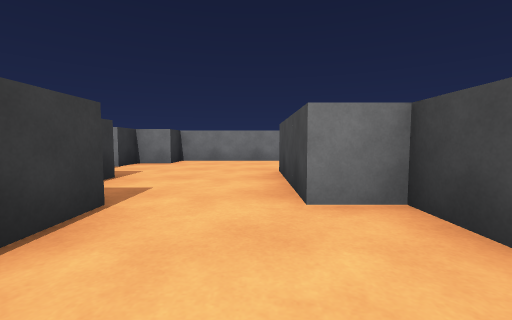
view 1 (above)

23 first-person views from a walk through a Unity game level. The camera is 0.62 m above the floor, tilts 4° down and sees 90° across. The floor is counted in squares, 1 m on a side. Each view is taken from the middle of a square. On the plan, view 1 faces up. The plan holds only what a view shows up to about 9 squares ahead; the rest is blank.

view 2
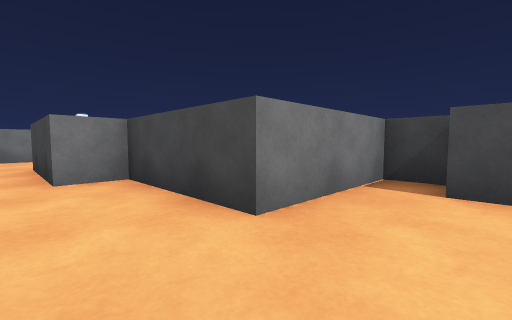

view 3
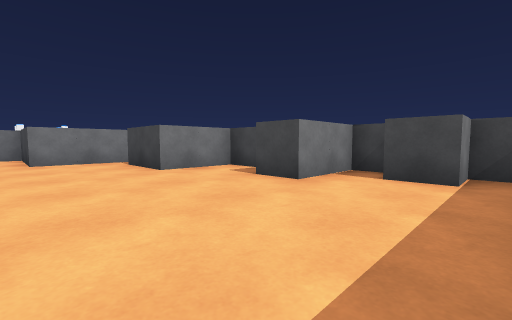

view 4
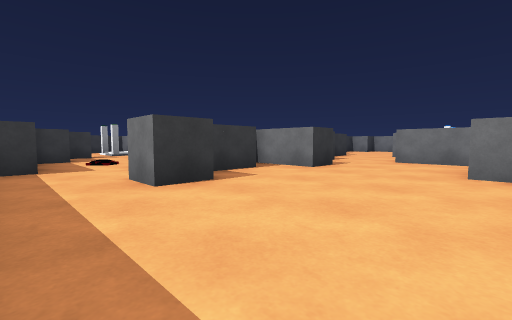

view 5
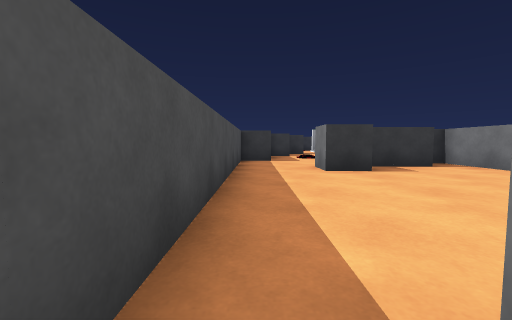

view 6
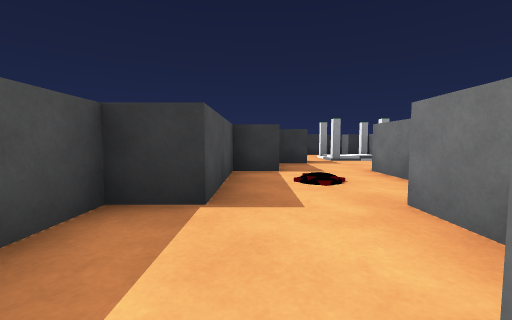

view 7
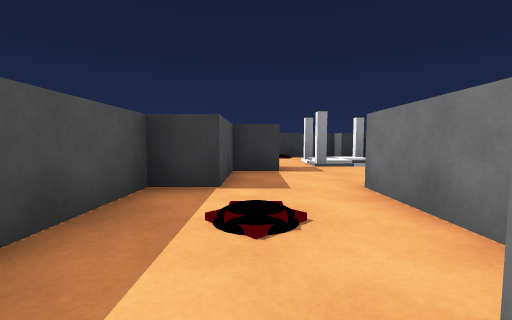

view 8
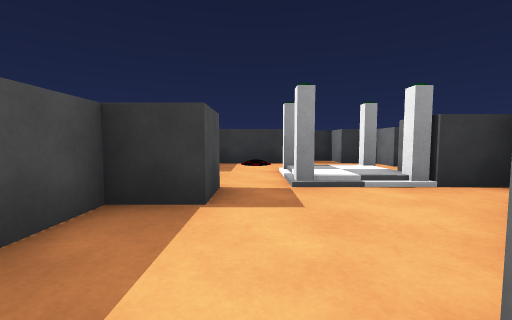

view 9
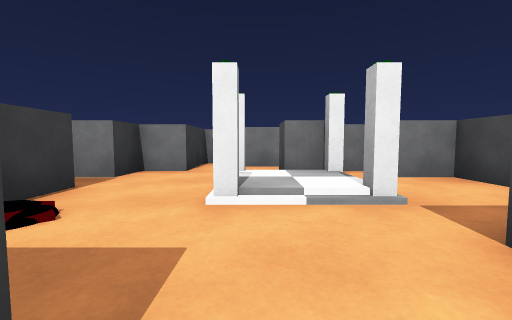

view 10
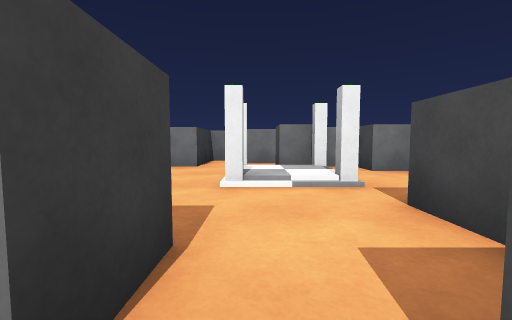

view 11
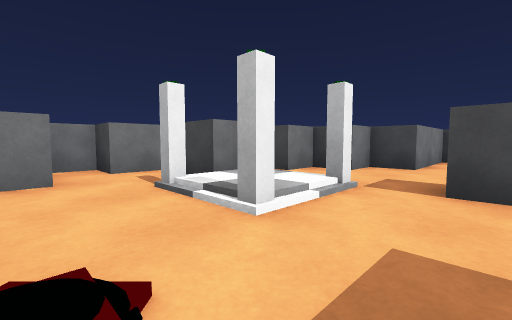

view 12
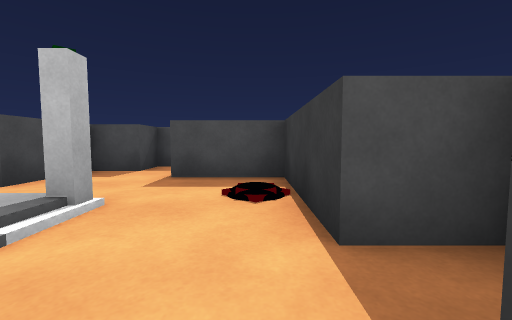

view 13
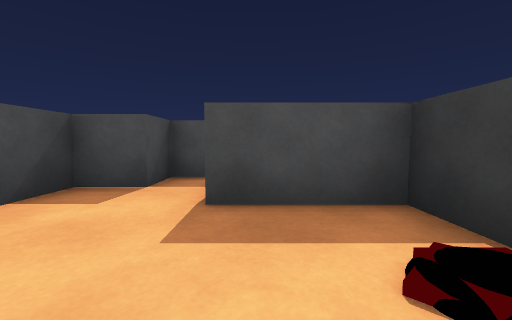

view 14
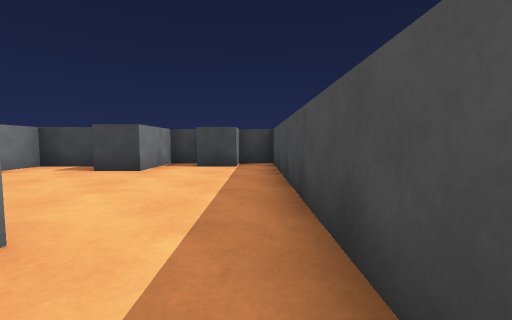

view 15
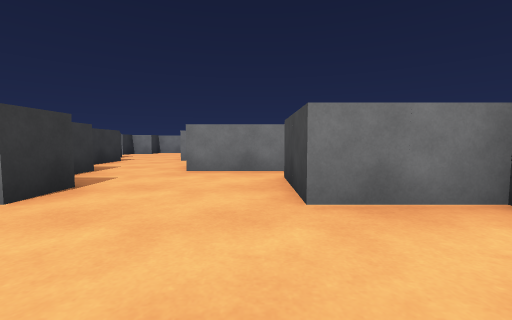

view 16
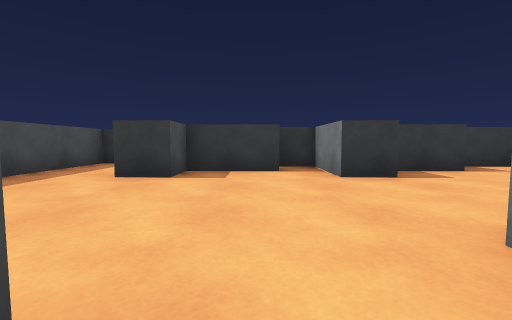

view 17
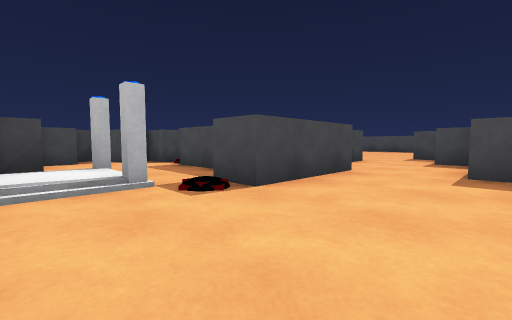

view 18
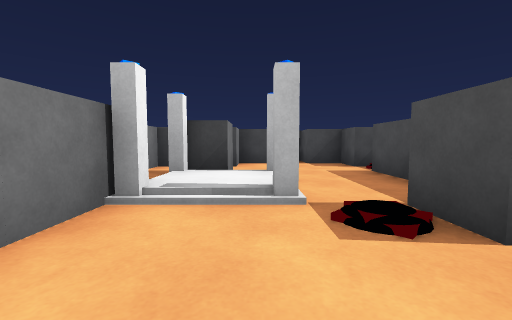

view 19
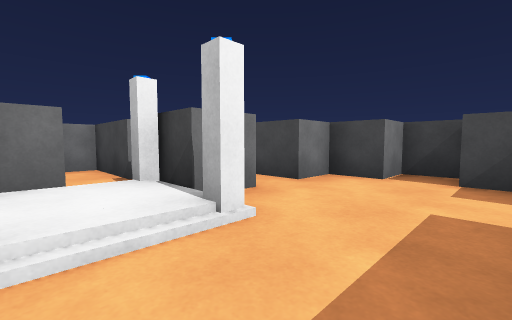

view 20
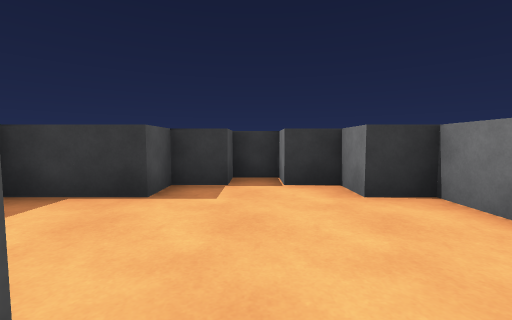

view 21
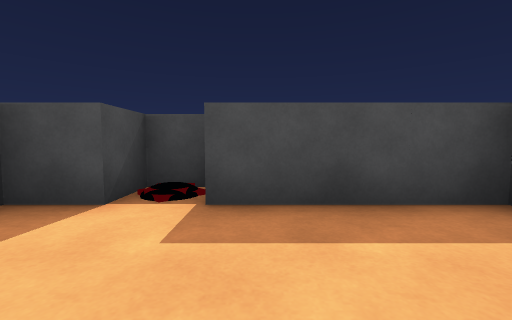

view 22
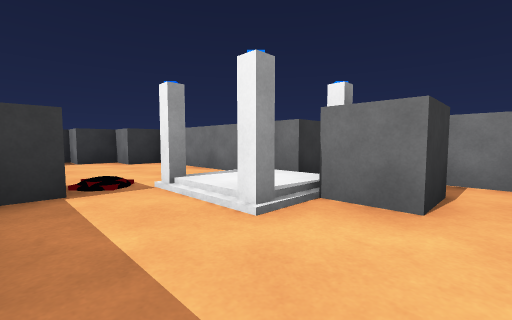

view 23
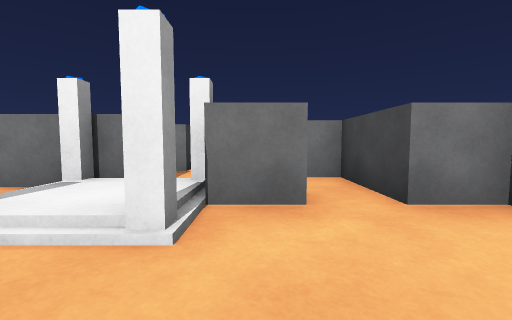

### Floor plan
Ten units are one square. View 1 is at (0, 0); x grows to the right and y downward. Boxes are objects, and circles mark ways between rooms. Rooms are numbered by the first view taken in them; rooms with no view inside come last. Other rooms are left out.
<svg viewBox="-141 -120 221 220">
<path fill="none" stroke="#000" d="M-5 44 -5 65 5 65 5 75 -5 75M-15 65 -25 65M-2 25 2 25M-25 55 -55 55 -55 45 -65 45 -65 35 -75 35M5 24 5 35 -15 35 -15 45M-12 5 -5 5 -5 20M55 49 55 35 35 35 35 15M45 14 45 5 15 5 15 -25 5 -25 5 -35M65 74 65 65 45 65 45 55M-75 65 -75 75 -55 75 -55 85 -25 85 -25 95 65 95 65 85 55 85 55 75M-15 -25 -15 -2M-75 35 -75 25 -85 25 -85 35 -95 35 -95 25M-94 15 -105 15 -105 5 -115 5 -115 25 -125 25 -125 35 -135 35 -135 41M-136 45 -125 45 -125 75 -105 75 -105 85M-101 95 -95 95 -95 85 -85 85 -85 65 -75 65M25 -92 25 -85 -25 -85 -25 -75 -35 -75 -35 -65 -45 -65 -45 -55 -35 -55 -35 -45 -25 -45 -25 -25M5 -35 5 -55 15 -55 15 -45 45 -45M45 -86 45 -75 35 -75 35 -84M46 -35 55 -35 55 -45 65 -45 65 -55 75 -55 75 -65 65 -65 65 -75 55 -75 55 -95 35 -95 35 -115 29 -115M-21 -25 -15 -25"/>
<rect x="-105" y="35" width="20" height="20" fill="#bbb"><title>other object</title></rect>
<rect x="15" y="-85" width="20" height="20" fill="#bbb"><title>other object</title></rect>
<circle cx="-70" cy="50" r="3" fill="#2a7"/>
<circle cx="-5" cy="-25" r="3" fill="#2a7"/>
<text x="0" y="50">1</text>
<text x="-100" y="50">2</text>
<text x="10" y="-70">3</text>
</svg>
Room 1 opens to room 2. Room 1 opens to room 3.

Where each view was taken, in squares from view 1:
view 1: 0 up, 0 right, facing up
view 2: 2 down, 0 right, facing up-right
view 3: 9 down, 1 right, facing up-right
view 4: 9 down, 4 right, facing up-left
view 5: 9 down, 6 right, facing left
view 6: 8 down, 0 right, facing left
view 7: 7 down, 2 left, facing left
view 8: 6 down, 5 left, facing left
view 9: 8 down, 10 left, facing up
view 10: 9 down, 10 left, facing up
view 11: 7 down, 12 left, facing up-right
view 12: 3 down, 12 left, facing down
view 13: 5 down, 11 left, facing down
view 14: 9 down, 1 left, facing right
view 15: 6 down, 3 right, facing up
view 16: 5 down, 5 right, facing left
view 17: 8 up, 2 left, facing down-right
view 18: 7 up, 1 left, facing right
view 19: 5 up, 2 right, facing up-right
view 20: 6 up, 1 right, facing left
view 21: 7 up, 4 right, facing down
view 22: 5 up, 5 right, facing up-left
view 23: 5 up, 4 right, facing up
